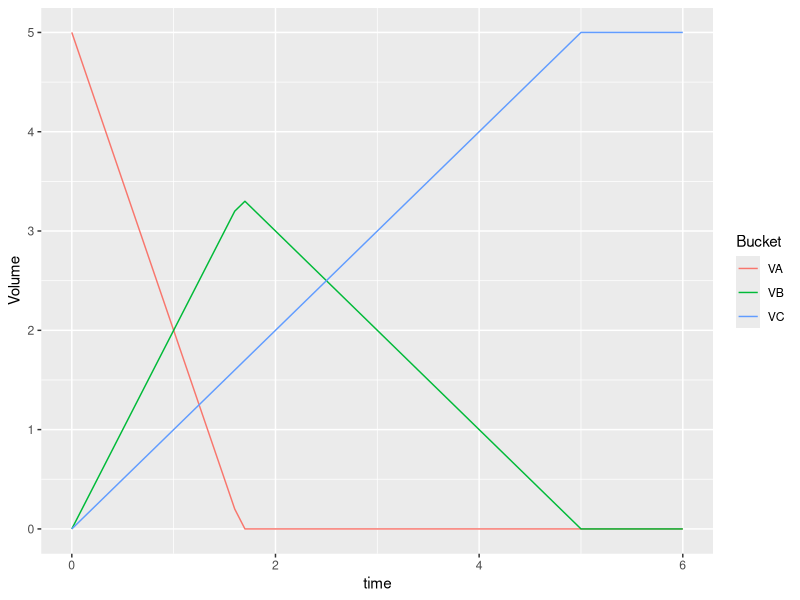
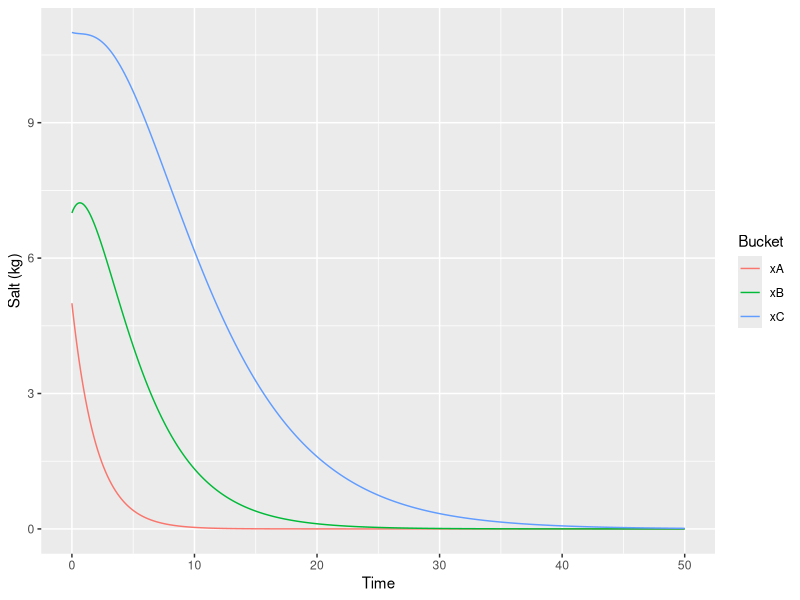
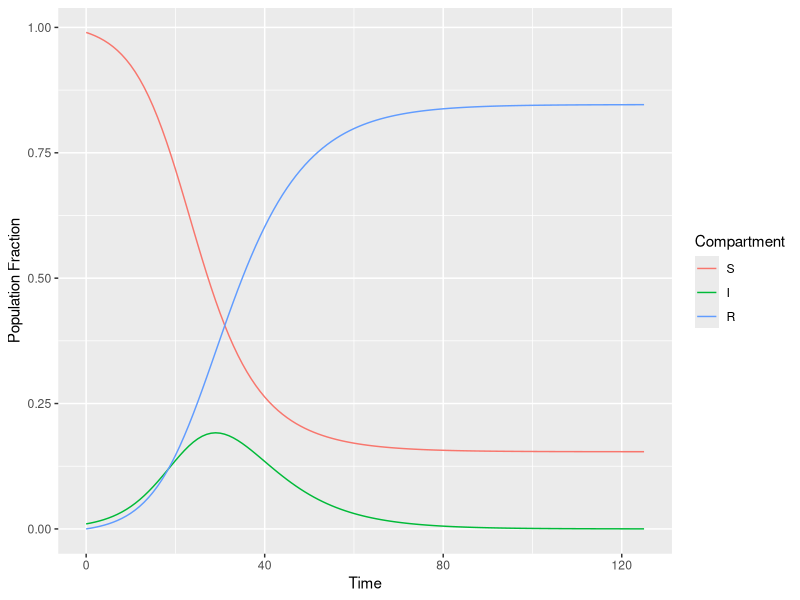
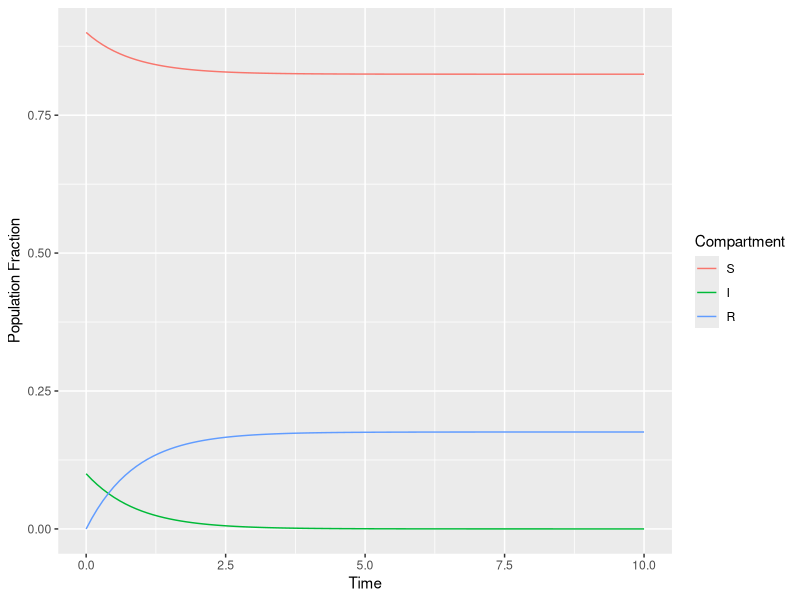
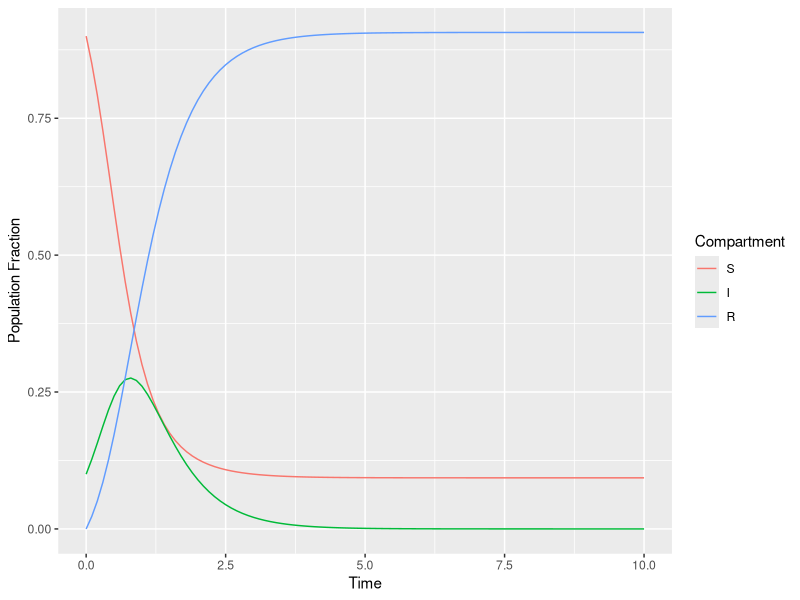
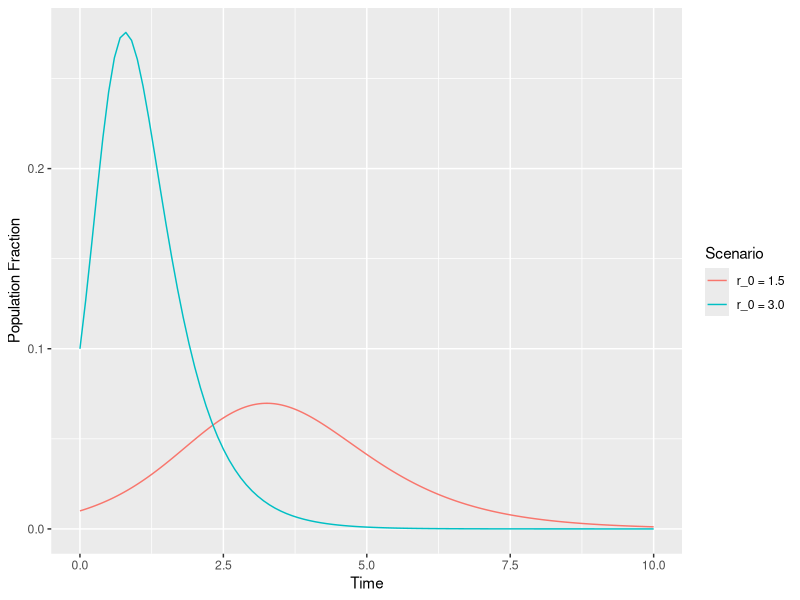
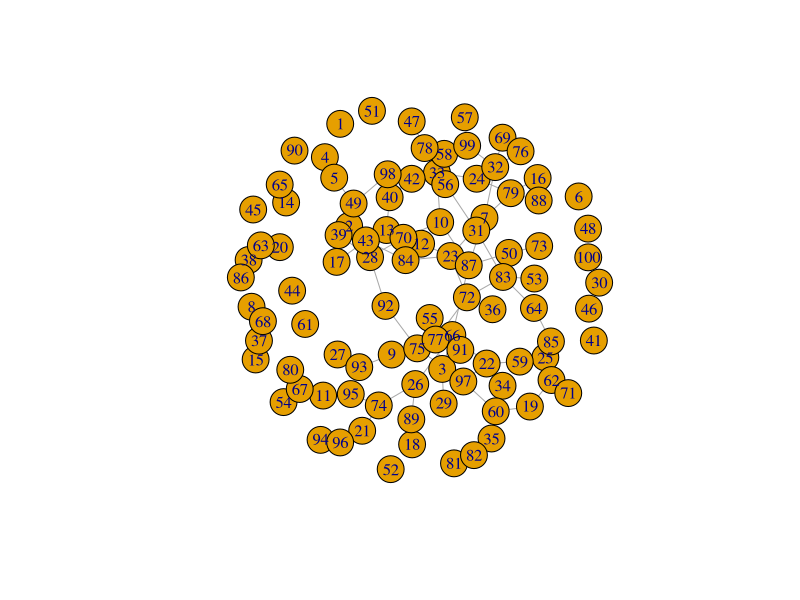
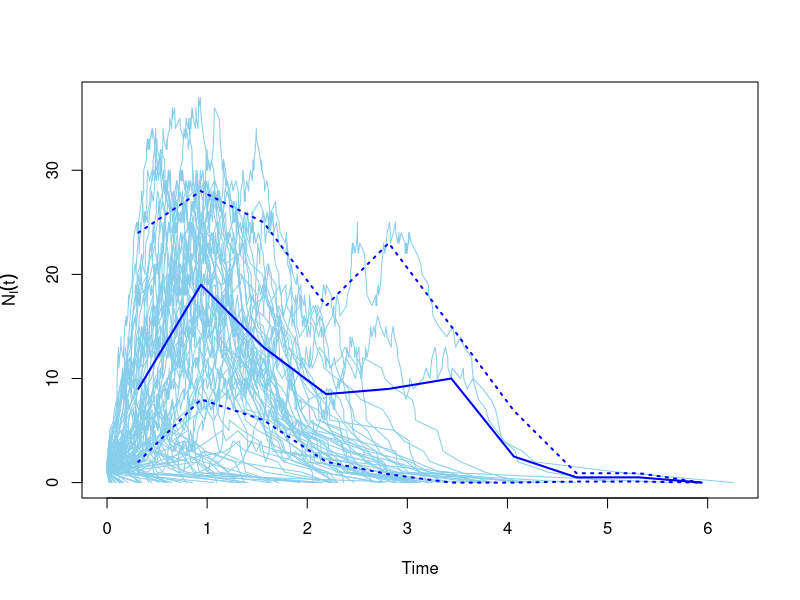

The R source for these figures, in order:
## ---- chunk 1
knitr::opts_chunk$set(echo = TRUE)

require(deSolve)
require(ggplot2)
require(reshape2)
require(magrittr)
## ---- chunk 2
temp <- DiagrammeR::grViz(diagram = "
  digraph boxes_and {
    graph[overlap = true, fontsize = 10, rankdir = LR]

    node [shape = box] A; B; C

    A->B [label='k']
    B->C [label='h']
  }")
temp
rm(temp) # helps to prevent "out of memory errors"

## ---- chunk 3
VA <- function(t, k, VA0) ifelse(t > VA0 / k, 0, -k*t + VA0)
VB <- function(t, k, h, VA0, VB0)
{
  TA <- VA0 / k
  TB <- (k * TA + VB0) / h
  ifelse(t < TB, 
         ifelse(t < TA, (k - h) * t + VB0, -h * t + k*TA + VB0), 
         0)
}
VC <- function(t, h, VA0, VC0) 
{
  TC <- (VA0 - VC0) / h 
  ifelse(t < TC, h*t + VC0, h*TC + VC0)
}
## ---- chunk 4
plot_data <- data.frame(t = seq(0, 6, by = 0.1))
plot_data$VA <- VA(plot_data$t, 3, 5)
plot_data$VB <- VB(plot_data$t, 3, 1, 5, 0)
plot_data$VC <- VC(plot_data$t, 1, 5, 0)
plot_data <- plot_data %>% reshape2::melt(id = "t")

g <- ggplot(plot_data, aes(x = t, y = value, col = variable)) +
  geom_line() +
  labs(x = "time", y = "Volume", col = "Bucket")
plot(g)
## ---- chunk 5
temp <- DiagrammeR::grViz(diagram = "
  digraph boxes_and {
    graph[overlap = true, fontsize = 10, rankdir = LR]

    node [shape = box] Fresh_Water; A; B; C; Drain

    Fresh_Water->A [label='r']
    A->B [label='r']
    B->C [label='r']
    C->Drain [label='r']
  }")
temp
rm(temp) # helps to prevent "out of memory errors"
## ---- chunk 6
VA <- 20
VB <- 40
VC <- 60
r <- 10
a <- r / VA
b <- r / VB
cc <- r / VC
xA0 <- 5
xB0 <- 7
xC0 <- 11
w <- a*b*xA0/(a - b)
g <- b*xB0
pd <- data.frame(t = seq(0, 50, by = 0.1))
pd$xA <- xA0*exp(-a*pd$t)
pd$xB <- -a * xA0 / (a - b) * exp(-a*pd$t) + a * xA0 / (a - b) * exp(-b*pd$t) + xB0*exp(-b*pd$t)
pd$xC <- w / (a - cc) * exp(-a*pd$t) +
  -w / (a - cc) * exp(-cc*pd$t) +
  -w / (b - cc) * exp(-b*pd$t) +
  w / (b - cc) * exp(-cc*pd$t) +
  -g / (b - cc) * exp(-b*pd$t) +
  g / (b - cc) * exp(-cc*pd$t) +
  xC0 * exp(-cc*pd$t)

plot_data <- melt(pd, id = "t")
g <- ggplot(plot_data, aes(x = t, y = value, group = variable, col = variable)) +
  geom_line() +
  labs(x = "Time", y = "Salt (kg)", col = "Bucket")
plot(g)
## ---- chunk 7
temp <- DiagrammeR::grViz(diagram = "
  digraph boxes_and {
    graph[overlap = true, fontsize = 10, rankdir = LR]

    node [shape = box] S; I; R

    S->I [label=<&beta;>]
    I->R [label=<&gamma;>]
  }")
temp
rm(temp) # helps to prevent "out of memory errors"

## ---- chunk 8
sir <- function(t, st, pa)
{
  dS <- -1 * pa$beta * st["I"] * st["S"]
  dI <- pa$beta * st["I"] * st["S"] - pa$gamma * st["I"]
  dR <- pa$gamma * st["I"]
  
  return(list(c(dS, dI, dR)))
}

params <- list(beta = 2.2/7.5, gamma = 1/7.5)
state <- c(S = 0.99, I = 0.01, R = 0)
times <- seq(0, 125, by = 1)

out <- deSolve::ode(y = state, times = times, func = sir, parms = params)
## ---- chunk 9
plot_data <- as.data.frame(out)
plot_data <- melt(plot_data, id = "time")
g <- ggplot(plot_data, aes(x = time, y = value, group = variable, col = variable)) +
  geom_line() +
  labs(x = "Time", y = "Population Fraction", col = "Compartment")
plot(g)
## ---- chunk 10
params <- list(beta = 1,
               gamma = 2)
state <- c(S = 0.90,
           I = 0.10,
           R = 0)

times <- seq(0, 10, by = 0.1)
out <- deSolve::ode(y = state, times = times, func = sir, parms = params)

plot_data <- as.data.frame(out)
plot_data <- melt(plot_data, id = "time")
g <- ggplot(plot_data, aes(x = time, y = value, group = variable, col = variable)) +
  geom_line() +
  labs(x = "Time", y = "Population Fraction", col = "Compartment")
plot(g)
## ---- chunk 11
params <- list(beta = 5,
               gamma = 2)
state <- c(S = 0.90,
           I = 0.10,
           R = 0)

times <- seq(0, 10, by = 0.1)
out <- deSolve::ode(y = state, times = times, func = sir, parms = params)

plot_data <- as.data.frame(out)
plot_data <- melt(plot_data, id = "time")
g <- ggplot(plot_data, aes(x = time, y = value, group = variable, col = variable)) +
  geom_line() +
  labs(x = "Time", y = "Population Fraction", col = "Compartment")
plot(g)
## ---- chunk 12
# r0 = 3
params <- list(beta = 6,
               gamma = 2)
state <- c(S = 0.99,
           I = 0.01,
           R = 0)

times <- seq(0, 10, by = 0.01)
out1 <- deSolve::ode(y = state, times = times, func = sir, parms = params)

# r0 = 1.5
params <- list(beta = 3,
               gamma = 2)
state <- c(S = 0.99,
           I = 0.01,
           R = 0)

times <- seq(0, 10, by = 0.01)
out2 <- deSolve::ode(y = state, times = times, func = sir, parms = params)

plot_data1 <- as.data.frame(out)
plot_data2 <- as.data.frame(out2)
plot_data <- data.frame(time = c(plot_data1$time, plot_data2$time),
                        I = c(plot_data1$I, plot_data2$I),
                        label = c(rep("r_0 = 3.0", nrow(plot_data1)),
                                  rep("r_0 = 1.5", nrow(plot_data2))))
g <- ggplot(plot_data, aes(x = time, y = I, col = label, group = label)) +
  geom_line() +
  labs(x = "Time", y = "Population Fraction", col = "Scenario")
plot(g)
## ---- chunk 13
# sample a graph with 100 vertices and 100 edges
set.seed(1976)
gr <- igraph::sample_gnm(100, 100, directed = FALSE, loops = FALSE)
# start the epidemic at each node and simulate from there
sm <- igraph::sir(gr, beta = 5, gamma = 2)
plot(gr)
## ---- chunk 14
plot(sm)
## ---- chunk 15
N <- 1000
state <- factor(c(rep("S", N - 1), rep("I", 1)), levels = c("S", "I", "R"))
number_contacts_per_time <- 2
prob_infect_given_contact <- 0.50
prob_recover_per_time <- 1/5
tabs <- vector("list", 60)
set.seed(1976)
for (i in seq_along(tabs))
{
  tabs[[i]] <- table(state)
  prob_contact_with_infected <- pmin(number_contacts_per_time * tabs[[i]]["I"] / N , 
                                     (N - 1)/N)
  contact_w_i <- rbinom(N, size = 1, prob = prob_contact_with_infected)
  infect <- ifelse(state == "S" & contact_w_i == 1, 
                   rbinom(N, 1, prob = prob_infect_given_contact), 
                   0)
  recover <- ifelse(state == "I", 
                    rbinom(N, 1, prob = prob_recover_per_time), 
                    0)
  state[which(infect == 1)] <- "I"
  state[which(recover == 1)] <- "R"
}
## ---- chunk 16
plot_data <- as.data.frame(do.call("rbind", tabs))
plot_data$time <- seq_along(tabs)
plot_data <- melt(plot_data, id = "time")

g <- ggplot(plot_data, aes(x = time, y = value, col = variable, group = variable)) +
  geom_line() +
  labs(x = "Time", y = "Population", col = "State")
plot(g)
## ---- chunk 17
temp <- DiagrammeR::grViz(diagram = "
  digraph boxes_and {
    graph[overlap = true, fontsize = 10, rankdir = LR]

    node [shape = box] S; E; I; R

    S->E [label=<&beta;>]
    E->I [label=<&sigma;>]
    I->R [label=<&gamma;>]
  }")
temp
rm(temp) # helps to prevent "out of memory errors"
## ---- chunk 18
seir <- function(t, st, pa)
{
  dS <- -1 * pa$beta * st["I"] * st["S"]
  dE <- pa$beta * st["I"] * st["S"] - pa$sigma * st["E"]
  dI <- pa$sigma * st["E"] - pa$gamma * st["I"]
  dR <- pa$gamma * st["I"]
  return(list(c(dS, dE, dI, dR)))
}

# estimates from https://www.who.int/bulletin/online_first/20-255695.pdf
params <- list(beta = 2.2/7.5, gamma = 1 / 7.5, sigma = 1 / 2.3)
state <- c(S = 0.98, E = 0.01, I = 0.00, R = 0.00)
times <- seq(0, 175, by = 1)

out <- deSolve::ode(y = state, times = times, func = seir, parms = params)
## ---- chunk 19
plot_data <- as.data.frame(out)
plot_data <- melt(plot_data, id = "time")
g <- ggplot(plot_data, aes(x = time, y = value, group = variable, col = variable)) +
  geom_line() +
  labs(x = "Time (days)", y = "Population Fraction", col = "Compartment")
plot(g)
